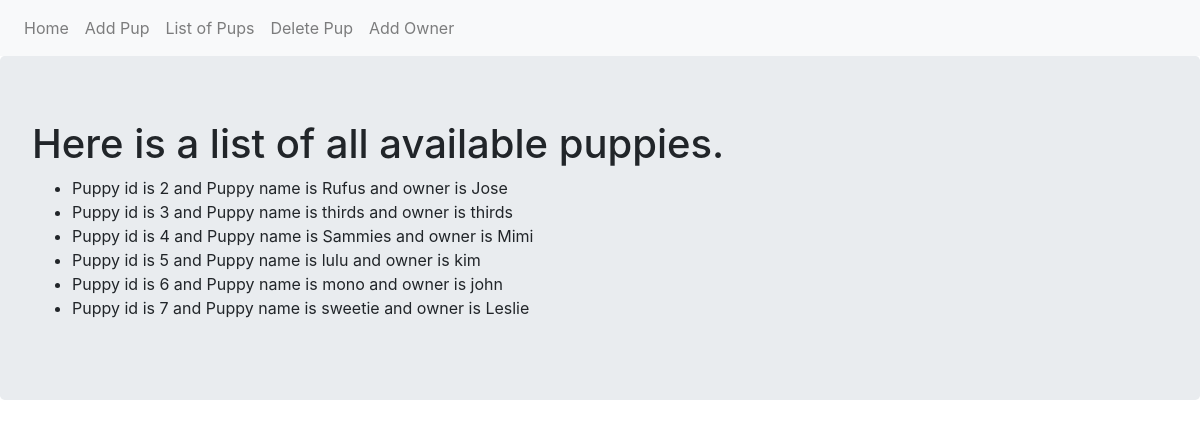
Page /list on the committed database.
### adoption_site.py (models this page shows, shortened)
class Puppy(db.Model):
    __tablename__ = 'puppies'
    id = db.Column(db.Integer,primary_key = True)
    name = db.Column(db.Text)
    owner = db.relationship('Owner',backref='puppy',uselist=False)
    def __repr__(self):
        if self.owner:
            return f"Puppy id is {self.id} and Puppy name is {self.name} and owner is {self.owner.name}"
        else:
            return f"Puppy name is {self.name} and has no owner assigned yet."

class Owner(db.Model):
    __tablename__ = 'owners'
    id = db.Column(db.Integer,primary_key= True)
    name = db.Column(db.Text)
    puppy_id = db.Column(db.Integer,db.ForeignKey('puppies.id'))

### adoption_site.py (the view)
@app.route('/list')
def list_pup():
    puppies = Puppy.query.all()
    return render_template('list.html', puppies=puppies)

### templates/list.html
{% extends "base.html" %}
{% block content %}
<div class="jumbotron">
  <h1>Here is a list of all available puppies.</h1>
  <ul>
    {% for pup in puppies  %}
    <li>{{pup}}</li>
    {% endfor %}
  </ul>
</div>
{% endblock %}

### templates/base.html (shortened to what this page needs)
<!DOCTYPE html>
<html lang="en" dir="ltr">
  <head>
    <link rel="stylesheet" href="https://maxcdn.bootstrapcdn.com/bootstrap/4.0.0/css/bootstrap.min.css">
  </head>
  <body>
    <nav class="navbar navbar-expand-lg navbar-light bg-light">
    <div class="navbar-nav">
      <a class="nav-item nav-link" href="{{ url_for('index') }}">Home</a>
      <a class="nav-item nav-link" href="{{ url_for('add_pup') }}">Add Pup</a>
      <a class="nav-item nav-link" href="{{ url_for('list_pup') }}">List of Pups</a>
      <a class="nav-item nav-link" href="{{ url_for('del_pup') }}">Delete Pup</a>
      <a class="nav-item nav-link" href="{{ url_for('add_owner') }}">Add Owner</a>
    </div>
</nav>
    {% block content %}
    {% endblock %}
  </body>
</html>

### rows in the picture
Puppy: id+name "Puppy id is 2 and Puppy name is Rufus and owner is Jose"
Puppy: id+name "Puppy id is 3 and Puppy name is thirds and owner is thirds"
Puppy: id+name "Puppy id is 4 and Puppy name is Sammies and owner is Mimi"
Puppy: id+name "Puppy id is 5 and Puppy name is lulu and owner is kim"
Puppy: id+name "Puppy id is 6 and Puppy name is mono and owner is john"
Puppy: id+name "Puppy id is 7 and Puppy name is sweetie and owner is Leslie"
